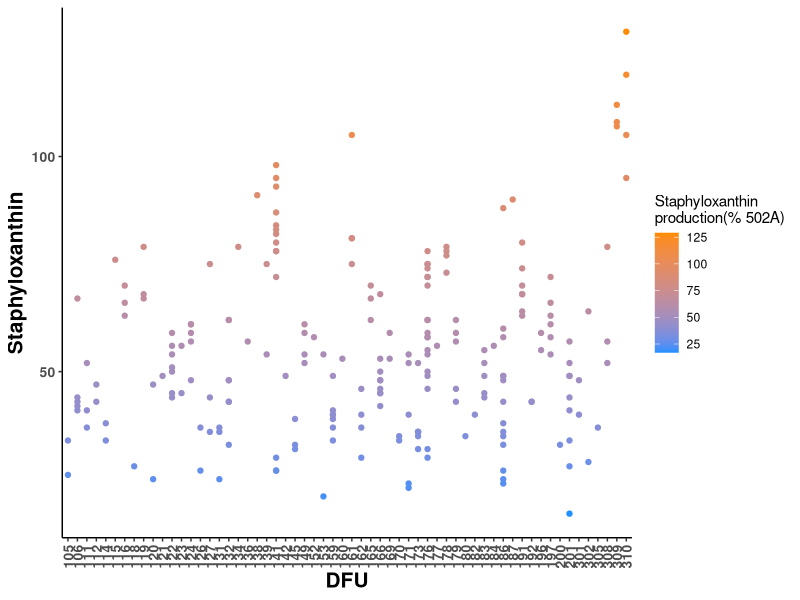
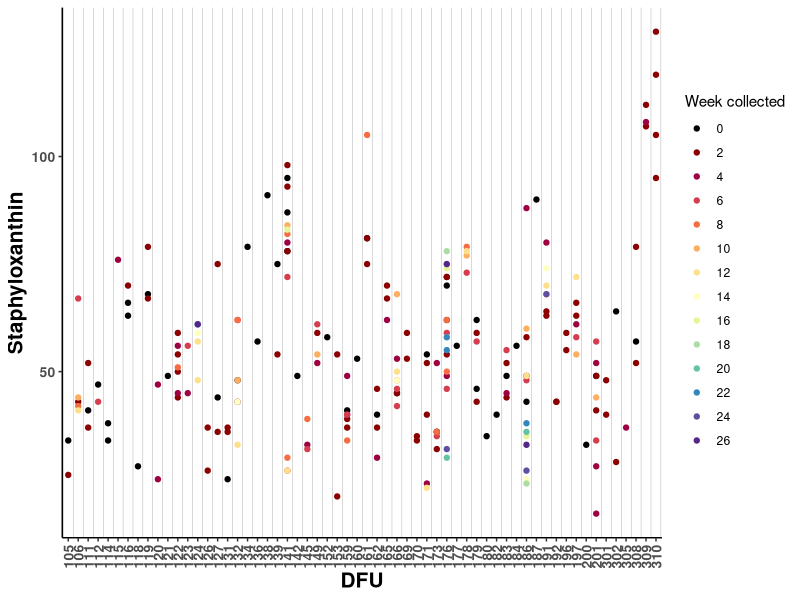
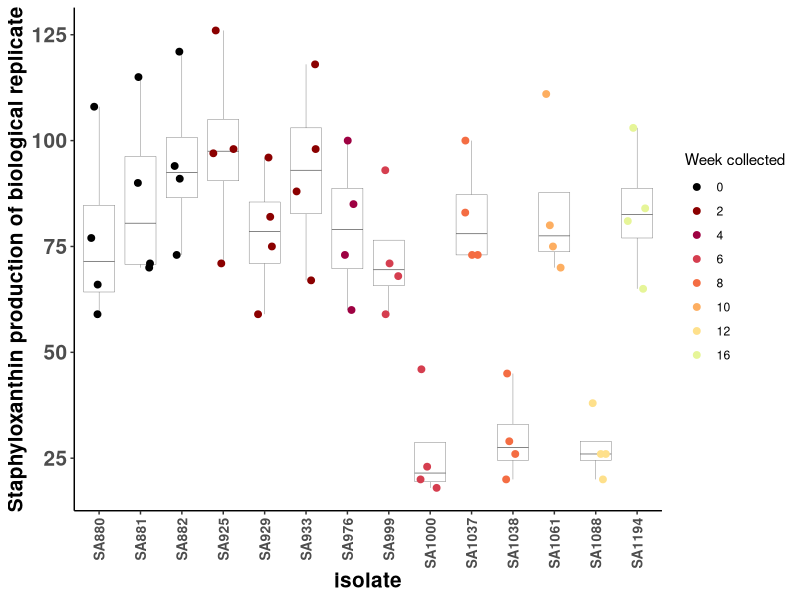
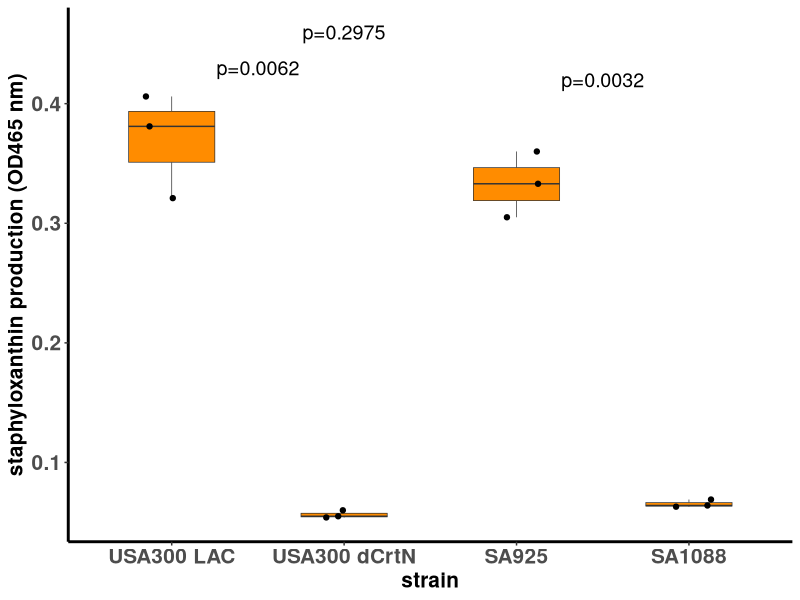
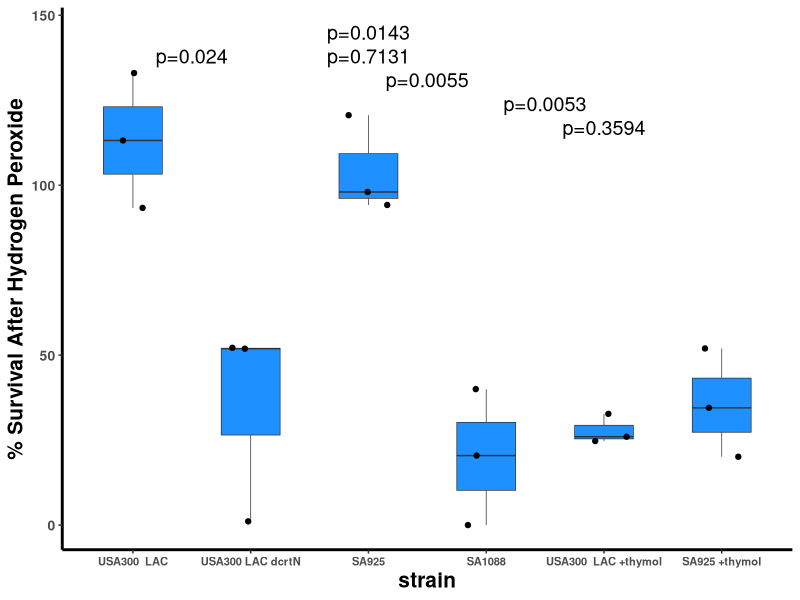
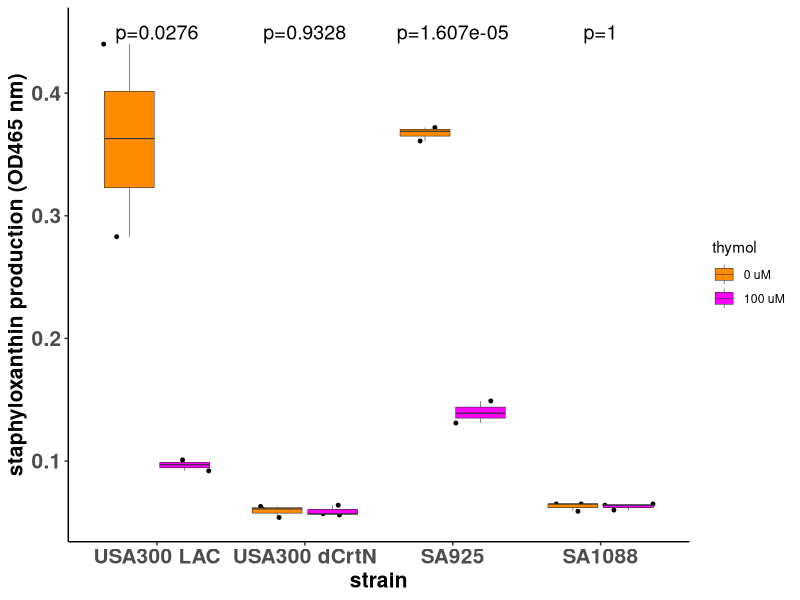
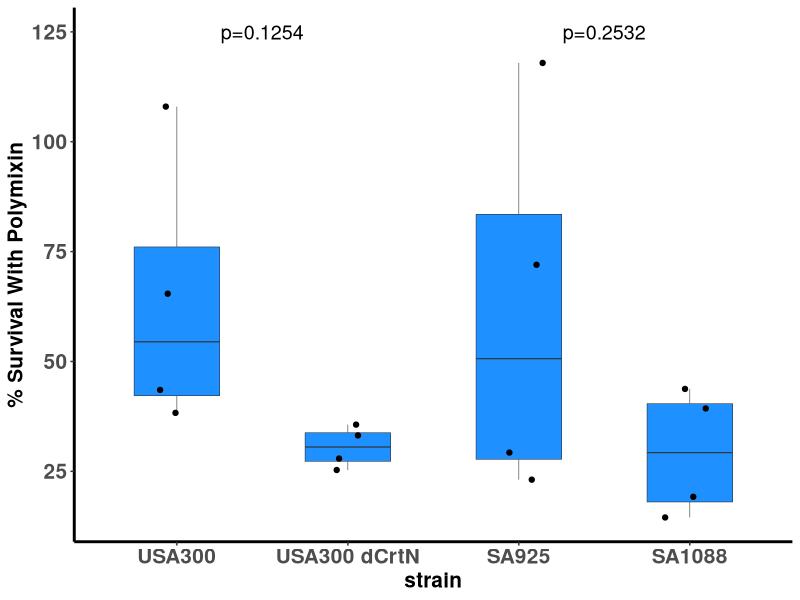
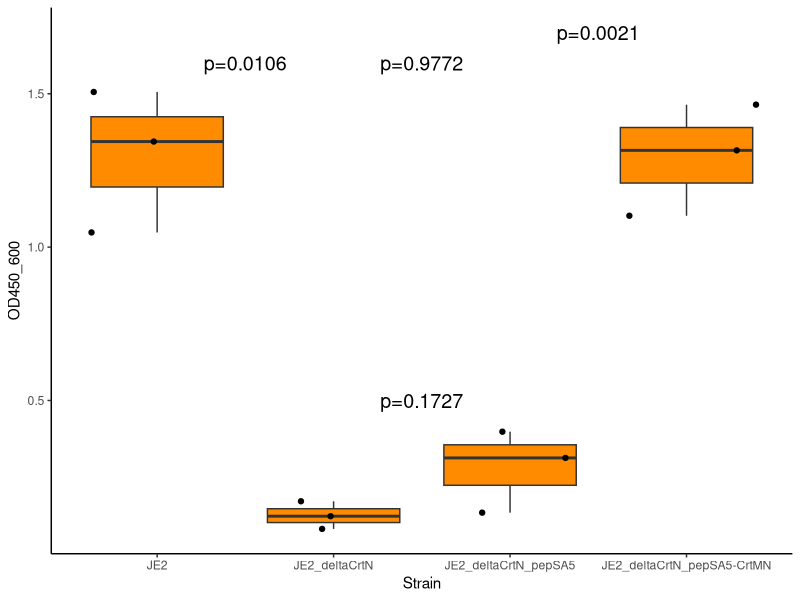

R code for these plots, in order: (Note: this script raises an error after producing the figures.)
# Figure 2 code for Staphyloxanthin paper
# Based on ARM and AEC's code 

library("ggplot2")
library("gridExtra")
library("dplyr")
library("RColorBrewer")
library("forcats")
library("ggpubr")

WeekPalette =RColorBrewer::brewer.pal(11, "Spectral")

darkpurple =RColorBrewer::brewer.pal(11, "PuOr")[10]
WeekPalette = c("#8B0000", WeekPalette)

WeekPalette = c("black", WeekPalette)
WeekPalette = append(WeekPalette, darkpurple)
colormap=data.frame(colors=WeekPalette, week=c(0,2,4,6,8,10,12,14,16,18,20,22,24,26))

# Read in data
####################

# Replicate phenotype averages by patient, isolate, healing outcome
FullData  <-  read.csv("Data/InVitroData/staphyloxanthin_paper_updated.csv")

# Staphyloxanthin measures with replicates, 
patient141 <-read.csv("Data/InVitroData/patient_141_staphyloxanthin.csv")

# Staphyloxanthin measures for SA1088, SA925, USA300 LAC, delta-crtN-LAC 
StaphyloxanthinTestStrains =read.csv("Data/InVitroData/staphyloxanthin_by_strain.csv")

# Strain survival with hydrogen peroxide exposure, thymol inhibition 
StrainsH202 = read.csv("Data/InVitroData/hydrogenperoxide_survival_strain.csv")

# Strains staphyloxanthin thymol
StrainsThymolXanthin = read.csv("Data/InVitroData/staphyloxanthin_thymol.csv")

# Strains surival with polymixin 
StrainsPolymixin = read.csv("Data/InVitroData/polymixin_strain.csv")


# Figure 2A
###########
FullData$week = 2*(FullData$visit)
Staphyloxanthin_by_patient = ggplot(data=FullData, aes(x=factor(patient), y=staphyloxanthin, color=staphyloxanthin))+
  scale_color_gradient(low = "dodgerblue", high = "darkorange")+geom_point()+
 theme_classic()+
  theme(plot.title = element_text(hjust = 0.5, face="bold", size=20), 
  axis.title.x = element_text(face="bold",size=15), 
  axis.title.y = element_text(face="bold",size=15),
  axis.text.y = element_text(face="bold",size=10),
  axis.text.x = element_text(face="bold",size=10, vjust=.5))+
  labs(color="Staphyloxanthin\nproduction(% 502A)", x="DFU",y="Staphyloxanthin")+
  theme(axis.text.x = element_text(angle = 90))

ggsave(Staphyloxanthin_by_patient, file="Figures/Figure2/Figure2A.pdf", width=9, height=5)

Staphyloxanthin_by_patient = ggplot(data=FullData, aes(x=factor(patient), y=staphyloxanthin, color=factor(week)))+
  scale_color_manual(values = colormap$colors)+geom_point()+
  theme_classic()+
  theme(plot.title = element_text(hjust = 0.5, face="bold", size=20), 
        axis.title.x = element_text(face="bold",size=15), 
        axis.title.y = element_text(face="bold",size=15),
        axis.text.y = element_text(face="bold",size=10),
        axis.text.x = element_text(face="bold",size=10, vjust=.5))+
  labs(color="Week collected", x="DFU",y="Staphyloxanthin")+
  theme(axis.text.x = element_text(angle = 90)) + geom_vline(xintercept = seq(.5, 61,1), linewidth=.05)

ggsave(Staphyloxanthin_by_patient, file="Figures/Figure2/Figure2A_2023.pdf", width=9, height=3)

# Figure 2B
###########
IsolatesOrder = unique((patient141 %>% arrange(visit))$isolate)
patient141$week = factor(patient141$visit*2)
colormap$week = factor(colormap$week)
#colorpalette = setdiff(rev(RColorBrewer::brewer.pal(10, "Spectral")), "#E6F598")
colorsdf =patient141 %>% select(week) %>% unique() %>% left_join(colormap, by="week")
Patient141Plot <- ggplot(data=patient141, aes(x=isolate, y=staphyloxanthin)) + geom_boxplot(outlier.shape=NA,size=.1) + geom_jitter(width=.25, aes(color=week), size=2,height=0)+ scale_color_manual(values=colorsdf$colors)+
  theme_classic()+
  theme(axis.title.x = element_text(face="bold",size=15), 
        axis.title.y = element_text(face="bold",size=15),
        axis.text.y = element_text(face="bold",size=15),
        axis.text.x = element_text(face="bold",size=10)) +
labs(color="Week collected", y="Staphyloxanthin production of biological replicate")+theme(axis.text.x = element_text(angle = 90, vjust = 0.5, hjust=1))
Patient141Plot$data$isolate = factor(Patient141Plot$data$isolate, levels=IsolatesOrder)
ggsave(Patient141Plot, file="Figures/Figure2/Figure2B_2023.pdf", width=7, height=5)


# Figure 2C
############
StaphyloxanthinTestStrains
strainorder <- c("USA300 LAC", "USA300 dCrtN", "SA925", "SA1088")

pairwise_Ts  = pairwise.t.test(StaphyloxanthinTestStrains$average, StaphyloxanthinTestStrains$strain, p.adjust.method = "none", pool.sd = F)


SA925_SA1088 = round((pairwise_Ts$p.value)["SA925", "SA1088"], 4)

SA925_LAC = round((pairwise_Ts$p.value)["USA300 LAC", "SA925"], 4)

LAC_CrtN =  round((pairwise_Ts$p.value)["USA300 LAC", "USA300 dCrtN"], 4)


StrainXanthinPlot = ggplot(StaphyloxanthinTestStrains, aes(x=strain,y=average))+geom_boxplot(fill="darkorange", width = 0.5, size=.25)+ 
  geom_jitter(width=.15,height=0)+
  labs(y="staphyloxanthin production (OD465 nm)",x="strain")+
  theme(plot.title = element_text(hjust = 0.5, face="bold", size=20),
        axis.title.x = element_text(face="bold",size=15),
        axis.title.y = element_text(face="bold",size=15),
        axis.text.y = element_text(face="bold",size=15),
        axis.text.x = element_text(face="bold",size=15),
        panel.background = element_rect(fill="white"),
        axis.line = element_line(colour = "black", size = 1, linetype = "solid")) +
  scale_x_discrete(limits = strainorder) +
  annotate(geom="text", label=paste0("p=", LAC_CrtN), y=.43, x=1.5, size=5)  + 
  annotate(geom="text", label=paste0("p=", SA925_LAC), y=.46, x=2, size=5) + 
  annotate(geom="text", label=paste0("p=", SA925_SA1088), y=.42, x=3.5, size=5)
        

ggsave(StrainXanthinPlot, width=7.5, height=3.5, file="Figures/Figure2/Figure2C_2023.pdf")

# Figure 2D
###########
StrainsH202

peroxide_order<-c("USA300  LAC", "USA300 LAC dcrtN","SA925","SA1088","USA300  LAC +thymol","SA925 +thymol")
# For p values shown on ARM's figure 2D:
StrainsH202LACs = StrainsH202 %>% filter(strain %in% (c("USA300  LAC", "USA300 LAC dcrtN")))
StrainsH202Ttests = (pairwise.t.test(StrainsH202$sample, StrainsH202$strain, p.adjust.method = "none",pool.sd = F ))$p.value

LAC_crtN_h202 = round(StrainsH202Ttests["USA300 LAC dcrtN", "USA300  LAC"],4)
LAC_Thymol = round(StrainsH202Ttests["USA300  LAC +thymol", "USA300  LAC"],4)
LACcrtN_LACthymol = round(StrainsH202Ttests["USA300 LAC dcrtN","USA300  LAC +thymol"],4)
SA925_SA1088_h202 = round(StrainsH202Ttests["SA925","SA1088"],4)
SA925_thymol = round(StrainsH202Ttests["SA925 +thymol","SA925"],4)
SA1088_SA925thymol = round(StrainsH202Ttests["SA925 +thymol","SA1088"],4)

Strains_Survival_Thymol = ggplot(StrainsH202, aes(x=strain,y=sample))+geom_boxplot(fill="dodgerblue", width = 0.5, size=.25)+
  geom_jitter(width=.2,height=0)+
  labs(y="% Survival After Hydrogen Peroxide",x="strain")+
  theme(plot.title = element_text(hjust = 0.5, face="bold", size=20))+
  scale_x_discrete(limits = peroxide_order)+
  theme(axis.title.x = element_text(face="bold",size=15))+
  theme(axis.title.y = element_text(face="bold",size=15))+
  theme(axis.text.y = element_text(face="bold",size=10))+
  theme(axis.text.x = element_text(face="bold",size=8))+
  theme(panel.background = element_rect(fill="white"))+
  theme( axis.line = element_line(colour = "black", 
                                  size = 1, linetype = "solid"))+
  annotate(geom="text", y=138, x=1.5, label=paste0("p=", LAC_crtN_h202), size=5) +
  annotate(geom="text", y=145, x=3, label=paste0("p=", LAC_Thymol), size=5) +
  annotate(geom="text", y=138, x=3, label=paste0("p=", LACcrtN_LACthymol), size=5) + 
  annotate(geom="text", y=131, x=3.5, label=paste0("p=", SA925_SA1088_h202), size=5)+
  annotate(geom="text", y=124, x=4.5, label=paste0("p=", SA925_thymol), size=5)+
  annotate(geom="text", y=117, x=5, label=paste0("p=", SA1088_SA925thymol), size=5)

ggsave(Strains_Survival_Thymol, file="Figures/Figure2/Figure2D_2023.pdf", width=8, height=3.5)


# Figure 2E
############

thymol_order <- c("USA300 LAC", "USA300 dCrtN", "SA925", "SA1088")

USA300fig2e = StrainsThymolXanthin %>% filter(strain=="USA300 LAC")
delta_crtNfig2e = StrainsThymolXanthin %>% filter(strain=="USA300 dCrtN")
SA925fig2e = StrainsThymolXanthin %>% filter(strain=="SA925")
SA1088fig2e = StrainsThymolXanthin %>% filter(strain=="SA1088")

t_test_USA300fig2e = t.test(USA300fig2e$staphyloxanthin ~ USA300fig2e$thymol)
t_test_delta_crtNfig2e = t.test(delta_crtNfig2e$staphyloxanthin ~ delta_crtNfig2e$thymol)
t_test_1088_fig2e = t.test(SA1088fig2e$staphyloxanthin ~ SA1088fig2e$thymol)
t_test_925_fig2e = t.test(SA925fig2e$staphyloxanthin ~ SA925fig2e$thymol)

pvalUSA300fig2e = round(t_test_USA300fig2e$p.value,4)
pvalDeltaCrtNfig2e = round( t_test_delta_crtNfig2e$p.value,4)
pval1088fig2e = round(t_test_1088_fig2e$p.value, 4)
pval925fig2e = "1.607e-05"

ThymolStrains = ggplot(StrainsThymolXanthin, aes(x=strain, y=staphyloxanthin, fill=thymol))+
  geom_jitter( position=position_jitterdodge(), size=1)+
  geom_boxplot( size=.2)+
  scale_fill_manual(values = c("darkorange", 'magenta')) +
  labs(x="strain", y="staphyloxanthin production (OD465 nm)") +
  theme_classic()+
  theme(axis.title.x = element_text(face="bold",size=15),
        axis.title.y = element_text(face="bold",size=15),
        axis.text.y = element_text(face="bold",size=15),
        axis.text.x = element_text(face="bold",size=15))+
  scale_x_discrete(limits = thymol_order) + 
  annotate(geom="text", label=paste0("p=", pvalUSA300fig2e), y=.45, x=1, size=5)+
  annotate(geom="text", label=paste0("p=", pvalDeltaCrtNfig2e), y=.45, x=2, size=5)+
  annotate(geom="text", label=paste0("p=", pval925fig2e), y=.45, x=3, size=5) + 
  annotate(geom="text", label=paste0("p=", pval1088fig2e), y=.45,x=4, size=5)

ggsave(ThymolStrains, width=9, height=3.5, file="Figures/Figure2/Figure2e_2023.pdf")

      


# Figure 2F
############

USA300StrainsComparePoly = StrainsPolymixin %>% filter(strain %in% c("USA300", "USA300 dCrtN"))
ClinicalStrainsComparePoly = StrainsPolymixin %>% filter(strain %in% c("SA925", "SA1088"))

polymixin_t_USA300 = t.test(USA300StrainsComparePoly$survival ~ USA300StrainsComparePoly$strain)
polymixin_t_clinical = t.test(ClinicalStrainsComparePoly$survival ~ ClinicalStrainsComparePoly$strain)

p_polymixin300 = round(polymixin_t_USA300$p.value, 4)
p_polymixinClinical = round(polymixin_t_clinical$p.value, 4)

PolymixinPlot = ggplot(StrainsPolymixin, aes(x=strain,y=survival))+geom_boxplot(fill="dodgerblue", width = 0.5, size=.2 )+
  geom_jitter(width=.15,height=0)+ theme_classic() +
  labs(y="% Survival With Polymixin" ,x="strain")+
  theme(axis.title.x = element_text(face="bold",size=15),
        axis.title.y = element_text(face="bold",size=15),
        axis.text.y = element_text(face="bold",size=15),
        axis.text.x = element_text(face="bold",size=15),
        panel.background = element_rect(fill="white"), 
        axis.line = element_line(colour = "black", 
                                 size = 1, linetype = "solid"))+
  scale_x_discrete(limit=c("USA300", "USA300 dCrtN","SA925","SA1088")) +
  annotate(geom="text", x=1.5, y=125, label=paste0("p=", p_polymixin300), size=5) + 
  annotate(geom="text", x=3.5, y=125, label=paste0("p=", p_polymixinClinical),size=5)

ggsave(PolymixinPlot, width=8, height=4,file="Figures/Figure2/figure2F.pdf")


# Figure 2H
############
# staphyloxanthin production by complemented transposon mutant 

CompSTX = read.csv("Data/InVitroData/Complement_STX.csv")

CompSTX_je2_crtn = CompSTX %>% filter(Strain %in% c("JE2", "JE2_deltaCrtN"))
JE2crtNt = t.test(OD450_600 ~ Strain,data=CompSTX_je2_crtn)
JE2crtN_p = round(JE2crtNt$p.value,4)

CompSTX_crtn_empty = CompSTX %>% filter(Strain %in% c( "JE2_deltaCrtN", "JE2_deltaCrtN_pepSA5"))
crtN_empty_T = t.test(OD450_600 ~ Strain,data=CompSTX_crtn_empty)
crtN_empty_p = round(crtN_empty_T$p.value,4)

CompSTX_JE2_Complement = CompSTX %>% filter(Strain %in% c( "JE2", "JE2_deltaCrtN_pepSA5-CrtMN"))
complement_JE2_T = t.test(OD450_600 ~ Strain,data=CompSTX_JE2_Complement)
complement_JE2_p = round(complement_JE2_T$p.value, 4)

CompSTX_empty_complement = CompSTX %>% filter(Strain %in% c( "JE2_deltaCrtN_pepSA5", "JE2_deltaCrtN_pepSA5-CrtMN"))
complement_empty_T = t.test(OD450_600 ~ Strain,data=CompSTX_empty_complement)
complement_empty_p = round(complement_empty_T$p.value, 4)


compstx_plot = ggplot(CompSTX, aes(x=Strain, y=OD450_600)) + 
  geom_boxplot(fill="darkorange") + theme_classic() + geom_jitter(height=0)+
  annotate(geom="text", x=1.5, y=1.6, label=paste0("p=",JE2crtN_p ), size=5) + 
  annotate(geom="text", x=2.5, y=.5, label=paste0("p=",crtN_empty_p ), size=5) + 
  annotate(geom="text", x=2.5, y=1.6, label=paste0("p=",complement_JE2_p ), size=5) + 
  annotate(geom="text", x=3.5, y=1.7, label=paste0("p=",complement_empty_p ), size=5) 
ggsave(compstx_plot, width=8, height=4,file="Figures/Figure2/figure2H.pdf")


# Figure 2I
###########
# 5-41 = JE2
# 7-08 = ∆crtN-pEPS5a
# 7-10 = ∆crtN-pEP-CrtMN

H2O2 =read.csv2('Data/InVitroData/H2O2_Complement_CFUs.txt', sep="\t")
H2O2$RelDPBS = sapply(H2O2$RelDPBS, function(x) as.numeric(as.character(x)))


# choose middle dilution for .30% concentration
H2O2 = H2O2 %>% filter( (H2O2_Per=="0.30%")) %>% filter(DilutionID=="D5")
shapiro.test(H2O2$RelDPBS)


H2O2 = H2O2 %>% mutate(Strain = case_when(SaStrain=="EGM5-41" ~ "JE2",
                                          SaStrain=="EGM7-08" ~ "crtNpEPSA5", 
                                          SaStrain=="EGM7-10"~"crtNpEP-CrtMN"))

# So that we can pair by experiment 
H2O2 = H2O2 %>% arrange(SaStrain,Experiment)

H2O2$PctSurvival = H2O2$RelDPBS*100
CompareJE2Empty = H2O2 %>% filter(Strain %in% c("JE2", "crtNpEPSA5"))
CompareJE2Empty_p = round((t.test(PctSurvival~Strain,data=CompareJE2Empty, paired=T))$p.value, 4)

CompareEmpty_Complement = H2O2 %>% filter(Strain %in% c("crtNpEPSA5", "crtNpEP-CrtMN"))
CompareEmpty_Complement_p = round((t.test(PctSurvival~Strain,data=CompareEmpty_Complement, paired=T))$p.value, 4)

CompareJE2_Complement=H2O2 %>% filter(Strain %in% c("JE2", "crtNpEP-CrtMN"))
CompareJE2_Complement_p = round((t.test(PctSurvival~Strain,data=CompareJE2_Complement, paired=T))$p.value, 4)

h2o2Complement=ggplot(H2O2, aes(x=factor(Strain), y=PctSurvival)) + geom_boxplot(fill="dodgerblue") + geom_jitter(height=0,width=.2) + theme_classic() + scale_x_discrete(limits=c("JE2","crtNpEPSA5", "crtNpEP-CrtMN"))
h2o2Complement = h2o2Complement + annotate(geom="text", x=1.5, y=150, label=paste0("p=",CompareJE2Empty_p ), size=5) + 
  annotate(geom="text", x=2.5, y=200, label=paste0("p=",CompareEmpty_Complement_p ), size=5) + 
  annotate(geom="text", x=2, y=210, label=paste0("p=",CompareJE2_Complement_p ), size=5) 
ggsave(h2o2Complement, width=8, height=4,file="Figures/Figure2/figure2I.pdf")

# Figure S2
###########
Palette5 = (RColorBrewer::brewer.pal(10, "Spectral"))[c(4, 1, 9, 8, 10)]

Palette5 = (RColorBrewer::brewer.pal(10, "Spectral"))[c(4, 1, 9, 8)]
Palette5 = (RColorBrewer::brewer.pal(10, "Spectral"))[c( 1, 9, 8, 10)]
#growth curves
growth<-read.csv("Data/InVitroData/growth_curves.csv")
growth
summary(growth)
p <- ggplot(data = growth, aes(x = time, y = average, group = strain))
p+geom_point()
growthcurve = p + geom_line(aes(color=strain),size=1)+
  geom_point(aes(color=strain),size=5)+
  scale_color_manual(values=Palette5)+
  theme_classic()+ggtitle("Growth Curve")+
  theme(plot.title = element_text(hjust = 0.5, face="bold", size=20))+
  labs(x="time (hours)",y="OD600")+
  theme(axis.title.x = element_text(face="bold",size=15))+
  theme(axis.title.y = element_text(face="bold",size=15))+
  theme(axis.text.y = element_text(face="bold",size=15))+
  theme(axis.text.x = element_text(face="bold",size=15))+
  geom_errorbar(aes(ymin =average-stdev, ymax =average+stdev),
                width = 0.2, position = position_dodge(0.5))
ggsave(growthcurve, file="Figures/Figure2/FigureS2.pdf", width=8,height=7)
